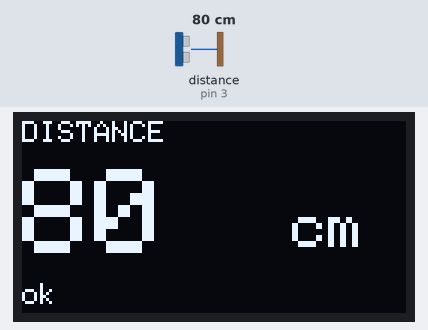
The sketch below on a simulated Arduino Uno, built with avr-gcc and run on an emulated ATmega328P. Shown: 128×64 one-colour display. Wiring (inferred from the names in the program): ultrasonic range finder: trigger pin 2; echo pin 3. The inputs (shaded band) are chosen by the test bench; at power-on: distance to the obstacle (sensor on pin 3) 80 cm. The echo pulse lasts 58.3 µs per cm; what the sketch prints to the serial monitor is not drawn.

Above: at 1.2 s.
1.3 s: distance to the obstacle (sensor on pin 3) set to 2 cm
At 2.5 s:
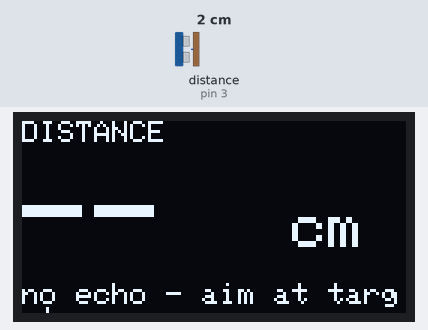
2.9 s: distance to the obstacle (sensor on pin 3) set to 4 cm
At 3.4 s:
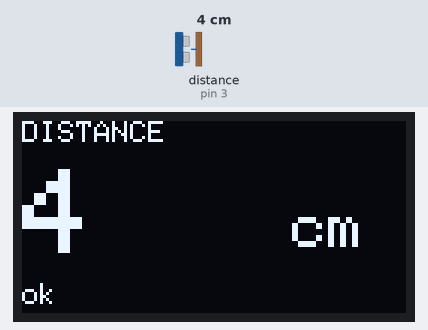
4.5 s: distance to the obstacle (sensor on pin 3) set to 9 cm
At 5.8 s:
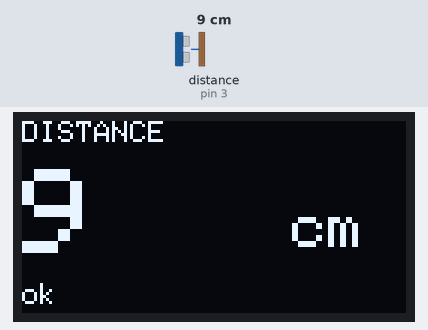
6.1 s: distance to the obstacle (sensor on pin 3) set to 2 cm
At 6.8 s:
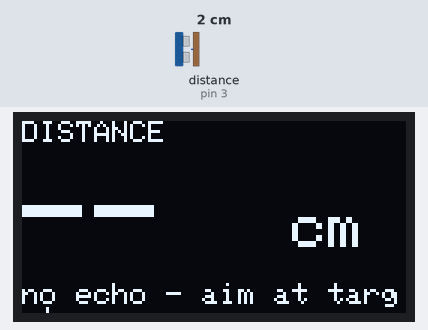
7.7 s: distance to the obstacle (sensor on pin 3) set to 18 cm
At 9.0 s:
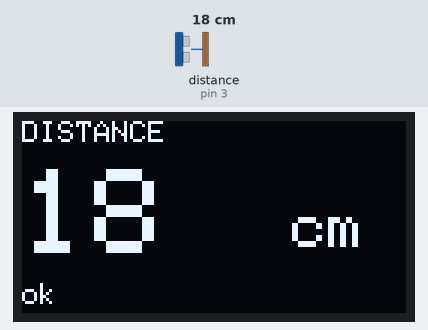
Timing chart, 0 to 10.3 s (numbered marks = the images above; inputs shaded):
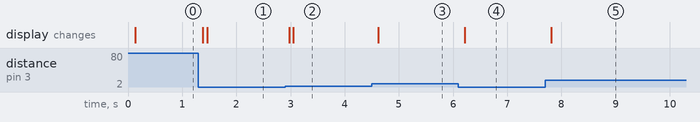

The sketch:

01i_distance_only.ino
```cpp
/*
 * LightGuide Edge - 01i_distance_only
 * COM683 CW2 | Vishnu Vekariya B00969091 | Ulster University
 *
 * Distance and nothing else. Big number on the OLED, in centimetres.
 * Use it to aim the sensor and set up the reference position.
 *
 * The small "miss" figure counts pings that got no echo. It is only there to
 * tell you the sensor is actually pointed at your target - a big number with a
 * high miss count is not a real measurement.
 */

#include <Wire.h>
#include <Adafruit_GFX.h>
#include <Adafruit_SSD1306.h>

const int PIN_TRIG = 2, PIN_ECHO = 3;

Adafruit_SSD1306 display(128, 64, &Wire, -1);
bool oledOk = false;

const int  ULTRA_SAMPLES = 5;
const int  PING_GAP_MS   = 10;
const unsigned long ECHO_START_TIMEOUT_US = 15000UL;
const unsigned long ECHO_HIGH_MAX_US      = 25000UL;
const float DIST_MIN_MM = 20.0f, DIST_MAX_MM = 4000.0f;

float pingOnce() {
  digitalWrite(PIN_TRIG, LOW);  delayMicroseconds(4);
  digitalWrite(PIN_TRIG, HIGH); delayMicroseconds(10);
  digitalWrite(PIN_TRIG, LOW);
  unsigned long m = micros();
  while (digitalRead(PIN_ECHO) == LOW)  if (micros() - m > ECHO_START_TIMEOUT_US) return -1;
  unsigned long r = micros();
  while (digitalRead(PIN_ECHO) == HIGH) if (micros() - r > ECHO_HIGH_MAX_US) return -1;
  float mm = (micros() - r) * 0.1715f;
  return (mm < DIST_MIN_MM || mm > DIST_MAX_MM) ? -1 : mm;
}

// Median of 5. Ultrasonic errors are wild outliers, not gaussian noise, so one
// bad echo would drag a mean badly while a median simply ignores it.
float readDistanceMm(int &missed) {
  float v[ULTRA_SAMPLES];
  int n = 0;
  missed = 0;
  for (int i = 0; i < ULTRA_SAMPLES; i++) {
    float d = pingOnce();
    if (d > 0) v[n++] = d; else missed++;
    delay(PING_GAP_MS);
  }
  if (n == 0) return -1;
  for (int i = 1; i < n; i++) {
    float k = v[i]; int j = i - 1;
    while (j >= 0 && v[j] > k) { v[j + 1] = v[j]; j--; }
    v[j + 1] = k;
  }
  return v[n / 2];
}

void setup() {
  Serial.begin(115200);
  while (!Serial && millis() < 3000) { }
  pinMode(PIN_TRIG, OUTPUT);
  pinMode(PIN_ECHO, INPUT);
  digitalWrite(PIN_TRIG, LOW);
  Wire.begin();
  oledOk = display.begin(SSD1306_SWITCHCAPVCC, 0x3C);
  if (oledOk) display.setTextColor(SSD1306_WHITE);
  Serial.println(F("dist_mm,dist_cm,missed"));
}

void loop() {
  int missed = 0;
  float mm = readDistanceMm(missed);

  Serial.print(mm, 1);        Serial.print(',');
  Serial.print(mm / 10.0, 1); Serial.print(',');
  Serial.println(missed);

  if (oledOk) {
    display.clearDisplay();

    display.setTextSize(1);
    display.setCursor(0, 0);
    display.print(F("DISTANCE"));

    display.setTextSize(4);
    display.setCursor(0, 16);
    if (mm > 0) display.print(mm / 10.0, 0);
    else        display.print(F("--"));

    display.setTextSize(2);
    display.setCursor(90, 28);
    display.print(F("cm"));

    display.setTextSize(1);
    display.setCursor(0, 54);
    if (mm < 0)         display.print(F("no echo - aim at target"));
    else if (missed > 1) display.print(F("miss "));
    else                 display.print(F("ok"));
    if (mm > 0 && missed > 1) { display.print(missed); display.print(F("/5 - re-aim")); }

    display.display();
  }
}
```

Measured:
- after the input at 1.3 s, the display: first changes after 0.08 s (image 1 shows a later state)
- after the input at 2.9 s, the display: first changes after 0.07 s (image 2 shows a later state)
- after the input at 4.5 s, the display: changes after 0.12 s (image 3)
- after the input at 6.1 s, the display: changes after 0.12 s (image 4)
- after the input at 7.7 s, the display: changes after 0.11 s (image 5)
